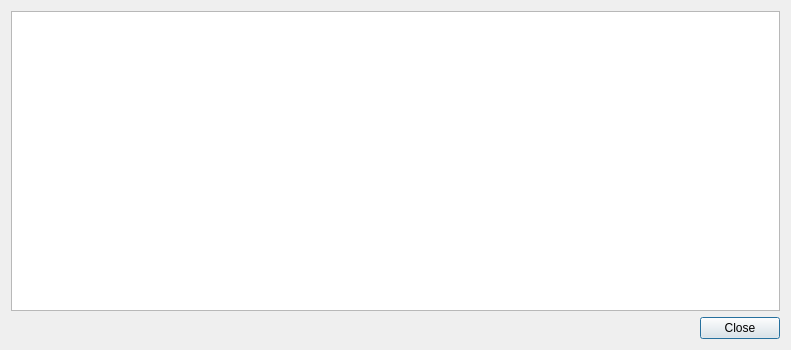
<?xml version="1.0" encoding="UTF-8"?>
<ui version="4.0">
 <class>DialogPlugins</class>
 <widget class="QDialog" name="DialogPlugins">
  <property name="geometry">
   <rect>
    <x>0</x>
    <y>0</y>
    <width>791</width>
    <height>350</height>
   </rect>
  </property>
  <property name="windowTitle">
   <string>Plugins</string>
  </property>
  <layout class="QGridLayout" name="gridLayout">
   <item row="1" column="0">
    <widget class="QDialogButtonBox" name="button_box">
     <property name="orientation">
      <enum>Qt::Horizontal</enum>
     </property>
     <property name="standardButtons">
      <set>QDialogButtonBox::Close</set>
     </property>
    </widget>
   </item>
   <item row="0" column="0">
    <widget class="QTableView" name="plugins_table">
     <property name="editTriggers">
      <set>QAbstractItemView::NoEditTriggers</set>
     </property>
     <property name="alternatingRowColors">
      <bool>true</bool>
     </property>
     <property name="selectionMode">
      <enum>QAbstractItemView::SingleSelection</enum>
     </property>
     <property name="selectionBehavior">
      <enum>QAbstractItemView::SelectRows</enum>
     </property>
     <property name="sortingEnabled">
      <bool>true</bool>
     </property>
     <property name="wordWrap">
      <bool>false</bool>
     </property>
     <attribute name="horizontalHeaderStretchLastSection">
      <bool>true</bool>
     </attribute>
     <attribute name="verticalHeaderVisible">
      <bool>false</bool>
     </attribute>
    </widget>
   </item>
  </layout>
 </widget>
 <resources/>
 <connections>
  <connection>
   <sender>button_box</sender>
   <signal>accepted()</signal>
   <receiver>DialogPlugins</receiver>
   <slot>accept()</slot>
   <hints>
    <hint type="sourcelabel">
     <x>252</x>
     <y>345</y>
    </hint>
    <hint type="destinationlabel">
     <x>157</x>
     <y>274</y>
    </hint>
   </hints>
  </connection>
  <connection>
   <sender>button_box</sender>
   <signal>rejected()</signal>
   <receiver>DialogPlugins</receiver>
   <slot>reject()</slot>
   <hints>
    <hint type="sourcelabel">
     <x>320</x>
     <y>345</y>
    </hint>
    <hint type="destinationlabel">
     <x>286</x>
     <y>274</y>
    </hint>
   </hints>
  </connection>
 </connections>
</ui>
